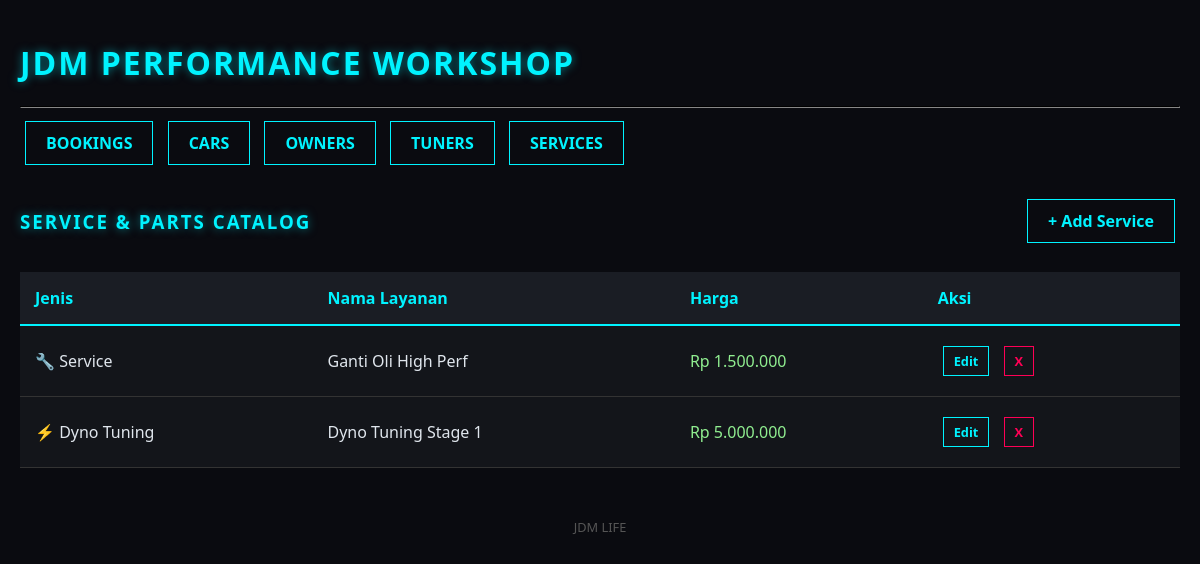
/index.php?page=service_list, run on an earlier commit of the app's database.
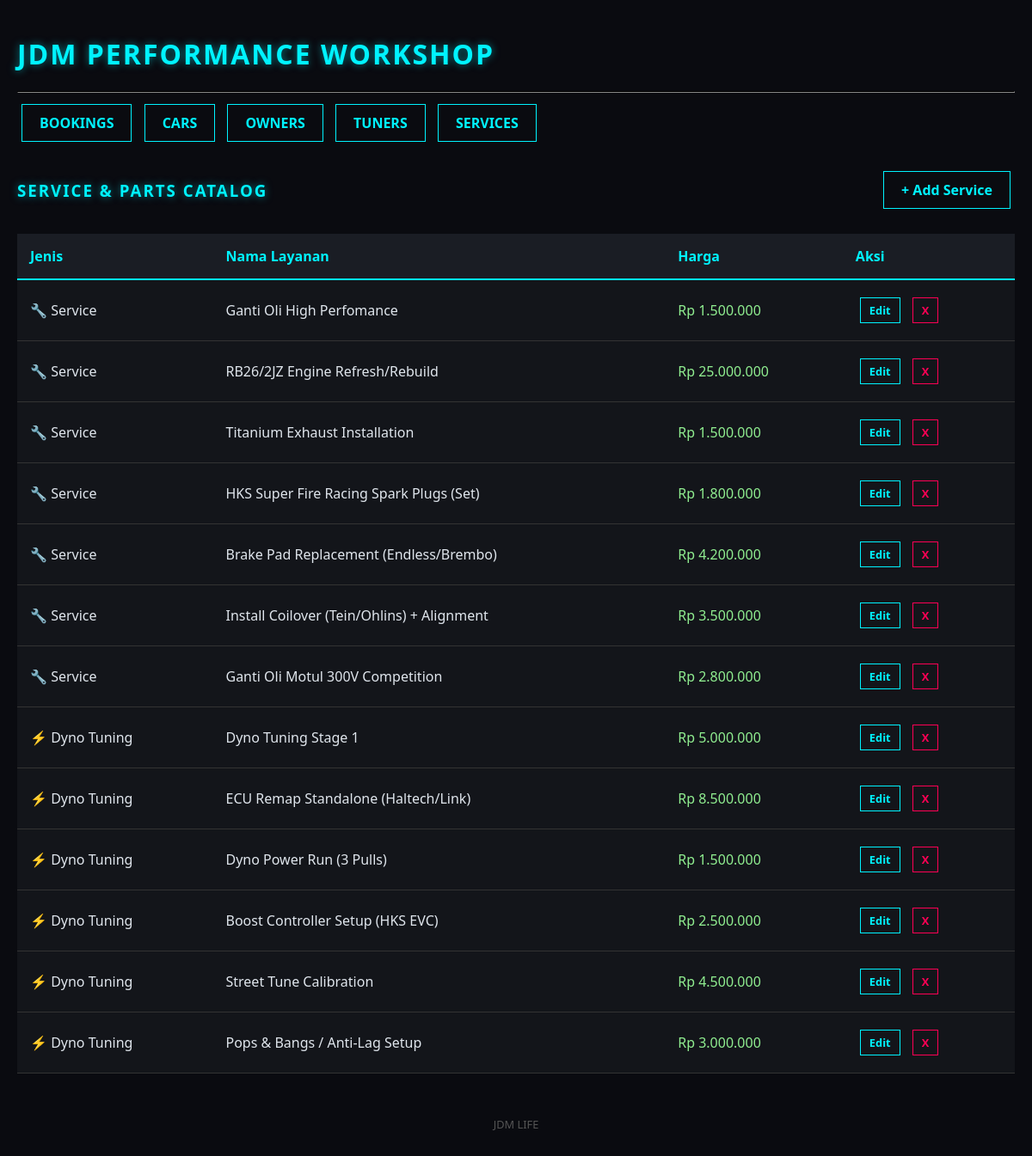
And on a later commit of the database.
### tables this page shows
CREATE TABLE `services` (
  `id` int(11) NOT NULL,
  `nama_layanan` varchar(100) NOT NULL,
  `jenis` enum('Service','Dyno Tuning') NOT NULL,
  `harga` decimal(10,2) NOT NULL
);

### config/Database.php (called while the page is built, shortened)
<?php
class Database {
    protected $host = "localhost";
    protected $user = "root";
    protected $password = "";
    protected $db_name = "jdm_workshop";
    protected $conn;
    public function __construct() {
        $this->conn = new mysqli($this->host, $this->user, $this->password, $this->db_name);
    }
    public function execute($query) {
        return $this->conn->query($query);
    }
}
?>

### viewmodels/ServiceViewModel.php (called while the page is built, shortened)
<?php
include_once 'models/ServiceModel.php';
class ServiceViewModel {
    private $model;
    public function __construct() {
        $this->model = new ServiceModel();
    }
    public function viewServices() {
        $result = $this->model->getAllServices();
        while ($row = $result->fetch_assoc()) {
            $srv = new stdClass();
            $srv->id = $row['id'];
            $srv->nama = $row['nama_layanan'];
            $srv->jenis = $row['jenis'];
            $srv->harga = "Rp " . number_format($row['harga'], 0, ',', '.');
            if ($row['jenis'] == 'Dyno Tuning') {
                $srv->icon = "⚡";
            } else {
                $srv->icon = "🔧";
            }
        }
    }
}
?>

### models/ServiceModel.php (called while the page is built, shortened)
<?php
include_once 'config/Database.php';
class ServiceModel extends Database {
    public function getAllServices() {
        $query = "SELECT * FROM services ORDER BY jenis ASC";
        return $this->execute($query);
    }
}
?>

### views/services/list.php (the view)
<?php include 'views/templates/header.php'; ?>
<div style="display: flex; justify-content: space-between; align-items: center;">
    <h3>Service & Parts Catalog</h3>
    <a href="index.php?page=service_add" class="btn">+ Add Service</a>
</div>
<table>
    <thead>
        <tr>
            <th>Jenis</th>
            <th>Nama Layanan</th>
            <th>Harga</th>
            <th>Aksi</th>
        </tr>
    </thead>
    <tbody>
        <?php foreach ($viewModel->serviceList as $srv): ?>
        <tr>
            <td><?= $srv->icon ?> <?= $srv->jenis ?></td>
            <td><?= $srv->nama ?></td>
            <td style="color: lightgreen;"><?= $srv->harga ?></td>
            <td>
                <a href="index.php?page=service_edit&id=<?= $srv->id ?>" class="btn" style="padding:5px 10px; font-size:0.8em">Edit</a>
                <a href="index.php?page=service_delete&id=<?= $srv->id ?>" class="btn btn-danger" style="padding:5px 10px; font-size:0.8em" onclick="return confirm('Hapus layanan?')">X</a>
            </td>
        </tr>
        <?php endforeach; ?>
    </tbody>
</table>
<?php include 'views/templates/footer.php'; ?>

What changed in the data, as far as the page shows it:
changed services: nama_layanan "Ganti Oli High Perf" → "Ganti Oli High Perfomance"
added services: icon "🔧", jenis "Service", nama_layanan "RB26/2JZ Engine Refresh/Rebuild", harga "Rp 25.000.000"
added services: icon "🔧", jenis "Service", nama_layanan "Titanium Exhaust Installation", harga "Rp 1.500.000"
added services: icon "🔧", jenis "Service", nama_layanan "HKS Super Fire Racing Spark Plugs (Set)", harga "Rp 1.800.000"
added services: icon "🔧", jenis "Service", nama_layanan "Brake Pad Replacement (Endless/Brembo)", harga "Rp 4.200.000"
added services: icon "🔧", jenis "Service", nama_layanan "Install Coilover (Tein/Ohlins) + Alignment", harga "Rp 3.500.000"
added services: icon "🔧", jenis "Service", nama_layanan "Ganti Oli Motul 300V Competition", harga "Rp 2.800.000"
added services: icon "⚡", jenis "Dyno Tuning", nama_layanan "ECU Remap Standalone (Haltech/Link)", harga "Rp 8.500.000"
added services: icon "⚡", jenis "Dyno Tuning", nama_layanan "Dyno Power Run (3 Pulls)", harga "Rp 1.500.000"
added services: icon "⚡", jenis "Dyno Tuning", nama_layanan "Boost Controller Setup (HKS EVC)", harga "Rp 2.500.000"
added services: icon "⚡", jenis "Dyno Tuning", nama_layanan "Street Tune Calibration", harga "Rp 4.500.000"
added services: icon "⚡", jenis "Dyno Tuning", nama_layanan "Pops & Bangs / Anti-Lag Setup", harga "Rp 3.000.000"
